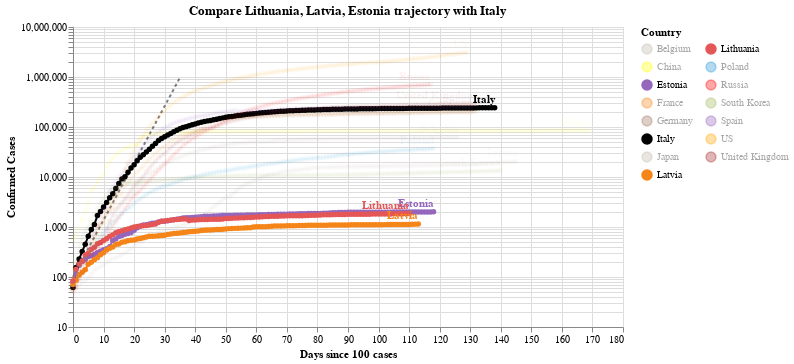

Here is the notebook cell this chart was saved with:
### Code cell
#hide_input
chart3 = make_since_chart(dff2, ['Lithuania', 'Latvia', 'Estonia'], baseline_countries)
chart3

### Figure 1 — Vega-Lite specification as saved in the notebook (floating-point values rounded to 4 significant figures; data arrays with more than 128 entries replaced by an {"elided": "..."} marker saying what was removed)
{"config": {"view": {"continuousWidth": 400, "continuousHeight": 300}}, "layer": [{"data": {"name": "data-628230001892d6798b50651be41d1b3e"}, "mark": {"type": "line", "color": "black", "opacity": 0.5, "strokeDash": [3, 3]}, "encoding": {"x": {"type": "quantitative", "field": "Days since 100 cases"}, "y": {"type": "quantitative", "field": "Confirmed Cases"}}}, {"data": {"name": "data-7a2c85ab9a54b40c822a90f4352783f6"}, "mark": {"type": "line", "point": true}, "encoding": {"color": {"type": "nominal", "field": "Country", "legend": {"columns": 2}, "scale": {"domain": ["Belgium", "China", "Estonia", "France", "Germany", "Italy", "Japan", "Latvia", "Lithuania", "Poland", "Russia", "South Korea", "Spain", "US", "United Kingdom"], "range": ["#C1B7AD", "yellow", "#9467bd", "#F58518", "#9D755D", "black", "#C1B7AD", "#F58518", "#E45756", "#2495D3", "red", "#A1BA59", "#9467bd", "orange", "brown"]}}, "opacity": {"condition": {"value": 1, "selection": "selector002"}, "value": 0.05}, "tooltip": [{"type": "nominal", "field": "Country"}, {"type": "temporal", "field": "Date"}, {"type": "quantitative", "field": "Confirmed Cases"}, {"type": "quantitative", "field": "Days since 100 cases"}], "x": {"type": "quantitative", "field": "Days since 100 cases"}, "y": {"type": "quantitative", "field": "Confirmed Cases", "scale": {"type": "log"}}}, "selection": {"selector002": {"type": "multi", "fields": ["Country"], "bind": "legend", "init": [{"Country": "Lithuania"}, {"Country": "Latvia"}, {"Country": "Estonia"}, {"Country": "Italy"}]}}, "width": 550}, {"data": {"name": "data-7a2c85ab9a54b40c822a90f4352783f6"}, "mark": {"type": "text", "align": "right", "dy": -8, "fontWeight": "bold"}, "encoding": {"color": {"type": "nominal", "field": "Country", "legend": {"columns": 2}, "scale": {"domain": ["Belgium", "China", "Estonia", "France", "Germany", "Italy", "Japan", "Latvia", "Lithuania", "Poland", "Russia", "South Korea", "Spain", "US", "United Kingdom"], "range": ["#C1B7AD", "yellow", "#9467bd", "#F58518", "#9D755D", "black", "#C1B7AD", "#F58518", "#E45756", "#2495D3", "red", "#A1BA59", "#9467bd", "orange", "brown"]}}, "opacity": {"condition": {"value": 1, "selection": "selector002"}, "value": 0.05}, "text": {"type": "nominal", "field": "Country"}, "tooltip": [{"type": "nominal", "field": "Country"}, {"type": "temporal", "field": "Date"}, {"type": "quantitative", "field": "Confirmed Cases"}, {"type": "quantitative", "field": "Days since 100 cases"}], "x": {"type": "quantitative", "field": "Days since 100 cases"}, "y": {"type": "quantitative", "field": "Confirmed Cases", "scale": {"type": "log"}}}, "transform": [{"filter": "(datum['Date'] >= 1594252800000)"}], "width": 550}], "title": "Compare Lithuania, Latvia, Estonia trajectory with Italy", "$schema": "https://vega.github.io/schema/vega-lite/v4.0.2.json", "datasets": {"data-628230001892d6798b50651be41d1b3e": [{"Days since 100 cases": 0, "Confirmed Cases": 100.0}, {"Days since 100 cases": 1, "Confirmed Cases": 130.0}, {"Days since 100 cases": 2, "Confirmed Cases": 169.0}, {"Days since 100 cases": 3, "Confirmed Cases": 219.7}, {"Days since 100 cases": 4, "Confirmed Cases": 285.6}, {"Days since 100 cases": 5, "Confirmed Cases": 371.3}, {"Days since 100 cases": 6, "Confirmed Cases": 482.7}, {"Days since 100 cases": 7, "Confirmed Cases": 627.5}, {"Days since 100 cases": 8, "Confirmed Cases": 815.7}, {"Days since 100 cases": 9, "Confirmed Cases": 1060.0}, {"Days since 100 cases": 10, "Confirmed Cases": 1379.0}, {"Days since 100 cases": 11, "Confirmed Cases": 1792.0}, {"Days since 100 cases": 12, "Confirmed Cases": 2330.0}, {"Days since 100 cases": 13, "Confirmed Cases": 3029.0}, {"Days since 100 cases": 14, "Confirmed Cases": 3937.0}, {"Days since 100 cases": 15, "Confirmed Cases": 5119.0}, {"Days since 100 cases": 16, "Confirmed Cases": 6654.0}, {"Days since 100 cases": 17, "Confirmed Cases": 8650.0}, {"Days since 100 cases": 18, "Confirmed Cases": 11250.0}, {"Days since 100 cases": 19, "Confirmed Cases": 14620.0}, {"Days since 100 cases": 20, "Confirmed Cases": 19000.0}, {"Days since 100 cases": 21, "Confirmed Cases": 24710.0}, {"Days since 100 cases": 22, "Confirmed Cases": 32120.0}, {"Days since 100 cases": 23, "Confirmed Cases": 41750.0}, {"Days since 100 cases": 24, "Confirmed Cases": 54280.0}, {"Days since 100 cases": 25, "Confirmed Cases": 70560.0}, {"Days since 100 cases": 26, "Confirmed Cases": 91730.0}, {"Days since 100 cases": 27, "Confirmed Cases": 119300.0}, {"Days since 100 cases": 28, "Confirmed Cases": 155000.0}, {"Days since 100 cases": 29, "Confirmed Cases": 201500.0}, {"Days since 100 cases": 30, "Confirmed Cases": 262000.0}, {"Days since 100 cases": 31, "Confirmed Cases": 340600.0}, {"Days since 100 cases": 32, "Confirmed Cases": 442800.0}, {"Days since 100 cases": 33, "Confirmed Cases": 575600.0}, {"Days since 100 cases": 34, "Confirmed Cases": 748300.0}, {"Days since 100 cases": 35, "Confirmed Cases": 972800.0}], "data-7a2c85ab9a54b40c822a90f4352783f6": {"elided": "1963 records"}}}
